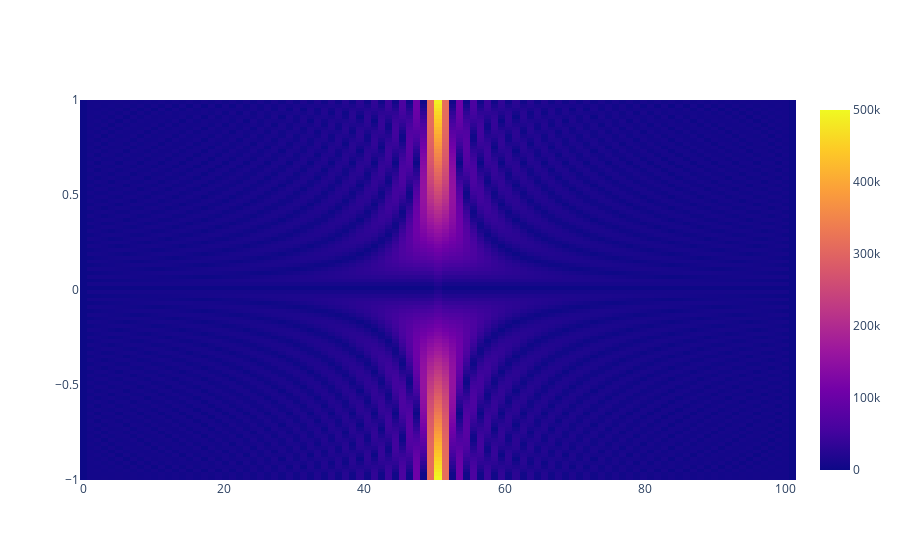

Source (notebook cell):
### Code cell
fig = go.Figure(data=go.Heatmap(
                    z=z_mag,
                    x=x,
                    y=y))
fig.show()
